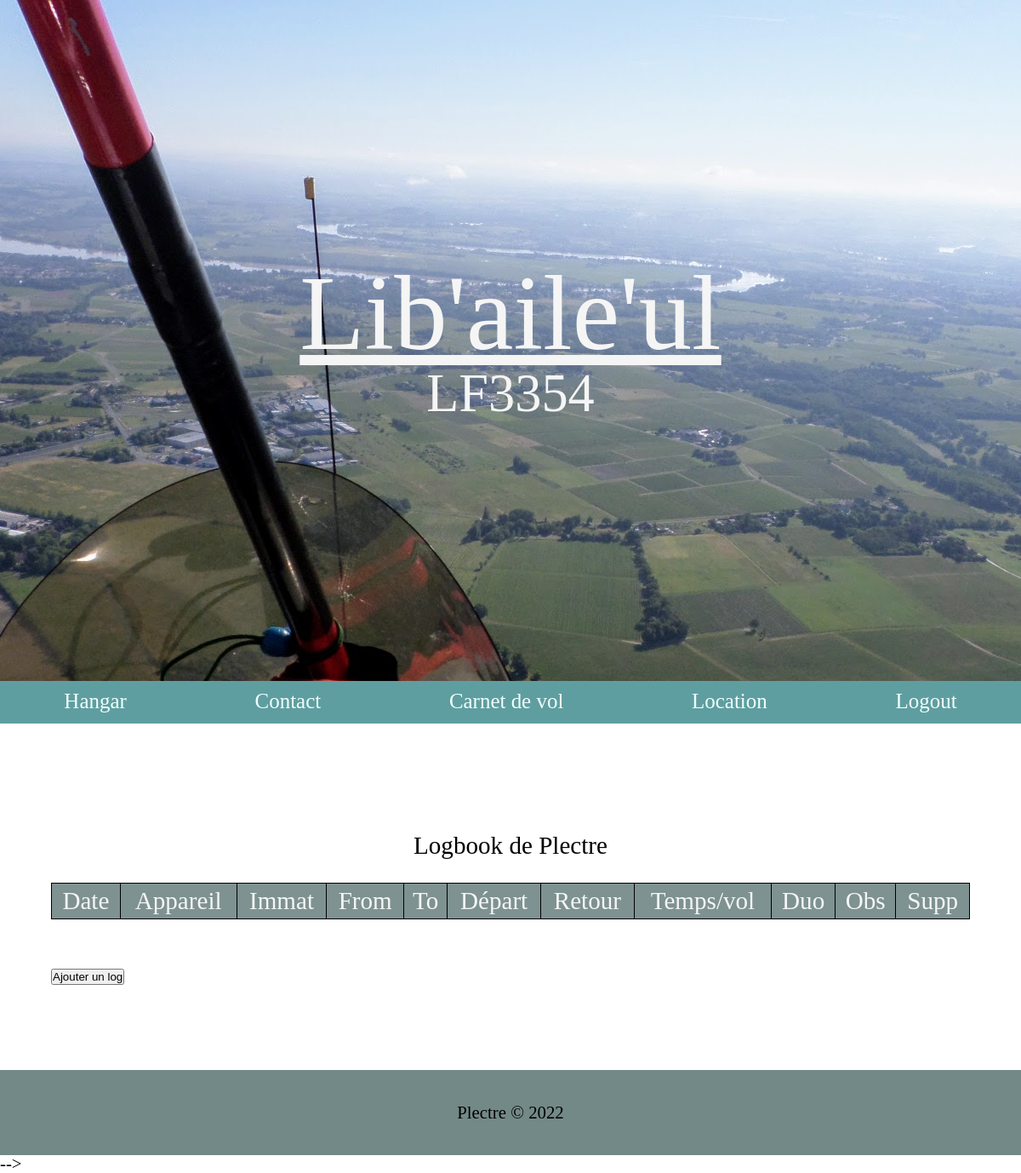
/logbook/ (signed in), run on an earlier commit of the app's database.
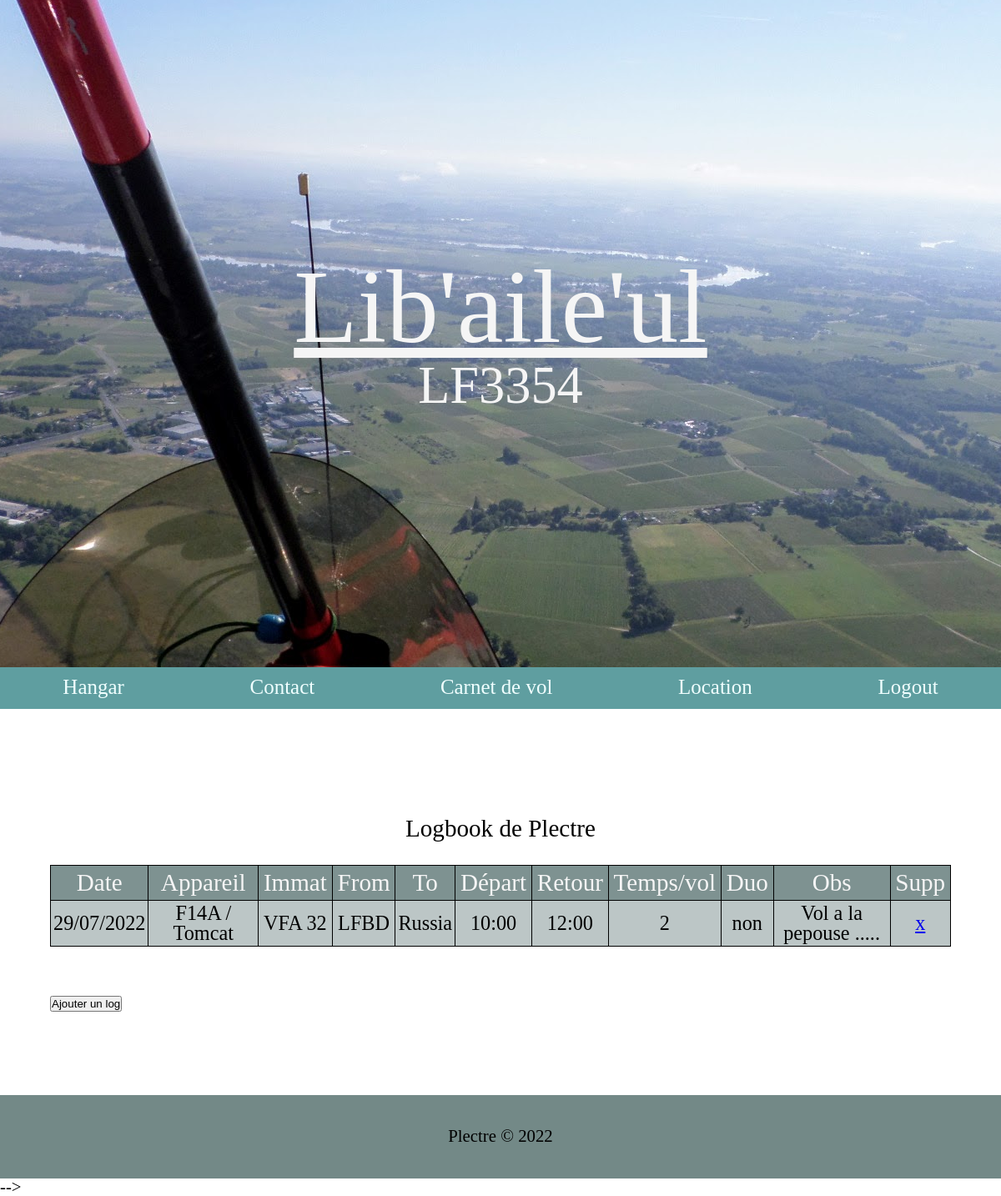
And on a later commit of the database.
### logbook/models.py (models this page shows, shortened)
class LogBook(models.Model):
    user = models.CharField(max_length=20, default="noname")
    date = models.CharField(max_length=20)
    aircraft = models.CharField(max_length=20)
    ident = models.CharField(max_length=20)
    from_airport = models.CharField(max_length=20)
    to_airport = models.CharField(max_length=20)
    start = models.CharField(max_length=20)
    stop = models.CharField(max_length=20)
    flyTime = models.CharField(max_length=20)
    duo = models.BooleanField(default=False, blank=True)
    observations = models.TextField(max_length=200, blank=True, null=True)

### logbook/views.py (the view)
# urls.py: path('', views.index, name='index'),
def index(request):
    logs = LogBook.objects.filter(user=request.user.username)
    context = {
        'logs':logs,
    }
    return render(request, 'logbook/index.html', context)

### logbook/templates/logbook/index.html (shortened to what this page needs)
{% extends 'hangar/base.html' %}
{% block content %}
<div class="logbook">
    <div class="logbook-table">
        <table>
            <caption><h2>Logbook de {{ user.username|capfirst }}</h2></caption>
            <thead>
                    <tr>
                        <th>Date</th>
                        <th>Appareil</th>
                        <th>Immat</th>
                        <th>From</th>
                        <th>To</th>
                        <th>Départ</th>
                        <th>Retour</th>
                        <th>Temps/vol</th>
                        <th>Duo</th>
                        <th>Obs</th>
                        <th>Supp</th>
                    </tr>
                </thead>
            </div>
            <tbody>
                {% for log in logs %}
                <tr>
                    <td>{{ log.date }}</td>
                    <td>{{ log.aircraft }}</td>
                    <td>{{ log.ident }}</td>
                    <td>{{ log.from_airport }}</td>
                    <td>{{ log.to_airport }}</td>
                    <td>{{ log.start }}</td>
                    <td>{{ log.stop }}</td>
                    <td>{{ log.flyTime }}</td>
                    {% if log.duo %}
                    <td>oui</td>
                    {% else %}
                    <td>non</td>
                    {% endif %}
                    <td>{{ log.observations }}</td>
                    <td><a href="{% url 'logbook:delete' log_id=log.id %}">x</a></td>
                </tr>
                {% endfor%}
            </tbody>
    </div>
    <div class="logbook-btn-add">
        <a href="{% url 'logbook:form' %}">
            <button>Ajouter un log</button>
        </a>
    </div>
</div>
{% endblock %}

### hangar/templates/hangar/base.html (shortened to what this page needs)
{% load static %}
<html lang="fr">
<head>
    <link rel="stylesheet" type="text/css" href="{% static 'css/main.css' %}">
</head>
<body>
    <div class="container">
        {% include 'hangar/baniere.html' %}
        {% include 'hangar/nav.html' %}
        <div class="main-content">
            {% block content %}{% endblock %}
        </div>
        {% include 'hangar/footer.html' %}
    <script src="{% static 'js/main.js' %}"></script>-->
</body>
</html>

### hangar/templates/hangar/baniere.html
<div class="baniere">
  <div class="baniere-title">
    <a href="{% url 'hangar:index' %}">Lib'aile'ul</a>
    <div class="baniere-subtitle">
      <span><h1>LF3354</h1></span>
    </div>
  </div>
</div>

### hangar/templates/hangar/nav.html
{% load static %}
<div class="navbar-links">
  <a href="{% url 'hangar:index' %}">Hangar</a>
    <a href="#">Contact</a>
    {% if user.is_authenticated %}
    <a  href="{% url 'logbook:index' %}">Carnet de vol</a>
    <a  href="{% url 'location:index' %}">Location</a>
    <a  href="{% url 'account:logout' %}">Logout</a>
    {% else %}
    <a  href="{% url 'account:login' %}">Login</a>
    {% endif %}
</div>

### hangar/templates/hangar/footer.html
<div class="footer">
    <h5>Plectre &copy; 2022</h5>
</div>

### static/css/main.css (style rules this page uses)
html, body, div, span, applet, object, iframe, h1, h2, h3, h4, h5, h6, p, blockquote, pre, a, abbr, acronym, address, big, cite, code, del, dfn, em, img, ins, kbd, q, s, samp, small, strike, strong, sub, sup, tt, var, b, u, i, center, dl, dt, dd, ol, ul, li, fieldset, form, label, legend, table, caption, tbody, tfoot, thead, tr, th, td, article, aside, canvas, details, embed, figure, figcaption, footer, header, hgroup, menu, nav, output, ruby, section, summary, time, mark, audio, video { margin: 0; padding: 0; border: 0; font-size: 100%; font: inherit; vertical-align: baseline; }
body { line-height: 1; }
table { border-collapse: collapse; border-spacing: 0; }
:root { font-size: 15px; }
* { margin: 0; padding:0; box-sizing: border-box; }
.container { display:flex; width: 100vw; flex-direction: column; height:max-content; }
.baniere { display: flex; flex-direction: column; align-items: center; height: 200px; background: url('assets/img/BG.jpg') no-repeat center; }
.baniere-title { text-decoration: none; text-align: center; margin: auto; }
.baniere-title a { font-size: 6rem; color: whitesmoke; }
.baniere-subtitle { font-size: 3rem; color: whitesmoke; margin: auto; }
.navbar-links { display: flex; flex-direction: row; text-align: center; margin-bottom: 2em; background-color: cadetblue; }
.navbar-links a { display: flex; flex: auto; justify-content: space-evenly; font-size: 1.2rem; padding: 0.5em 0.2em; text-decoration: none; color: azure; }
.main-content { display: flex; flex-direction: column; width: 80vw; margin: auto; overflow: auto; }
.logbook-table table { margin-top:2em; margin-bottom: 2em; border-collapse: collapse; }
.logbook-table caption { padding: 1em; }
.logbook-table thead, th { padding: 0.2em; border: 1px solid black; text-align: center; background-color: rgba(107, 130, 128, 0.50); color:whitesmoke; }
.logbook-table td { font-size: smaller; text-align: center; vertical-align: middle; border: 1px solid black; padding: 3px; }
.logbook-btn-add { display: flex; }
.logbook tr:nth-child(odd) { background-color: rgba(107, 130, 128, 0.450); }
.footer { display: flex; height: 100px; width: 100vw; background-color: rgba(107, 130, 128, 0.942); justify-content: center; align-items: center; margin-top: 100px; }
@media only screen and (min-width: 1000px) { :root { font-size: 1.3rem; } }
@media only screen and (min-width: 1000px) { .baniere { height: 800px; } }
@media only screen and (min-width: 1000px) { .baniere-title { font-size: 8rem; } }
@media only screen and (min-width: 1000px) { .main-content { display: flex; flex-direction: column; width: 90vw; align-self: center; overflow: hidden; } }
@media only screen and (min-width: 1000px) { .logbook-table { width: 90vw; display: flex; flex-direction: column; } }
@media only screen and (min-width: 1000px) { .logbook-table table { font-size: 1.4em; } }

What changed in the data, as far as the page shows it:
added LogBook: date "29/07/2022", aircraft "F14A / Tomcat", ident "VFA 32", from_airport "LFBD", to_airport "Russia", start "10:00", stop "12:00", flyTime "2", duo "non", observations "Vol a la pepouse ....."
